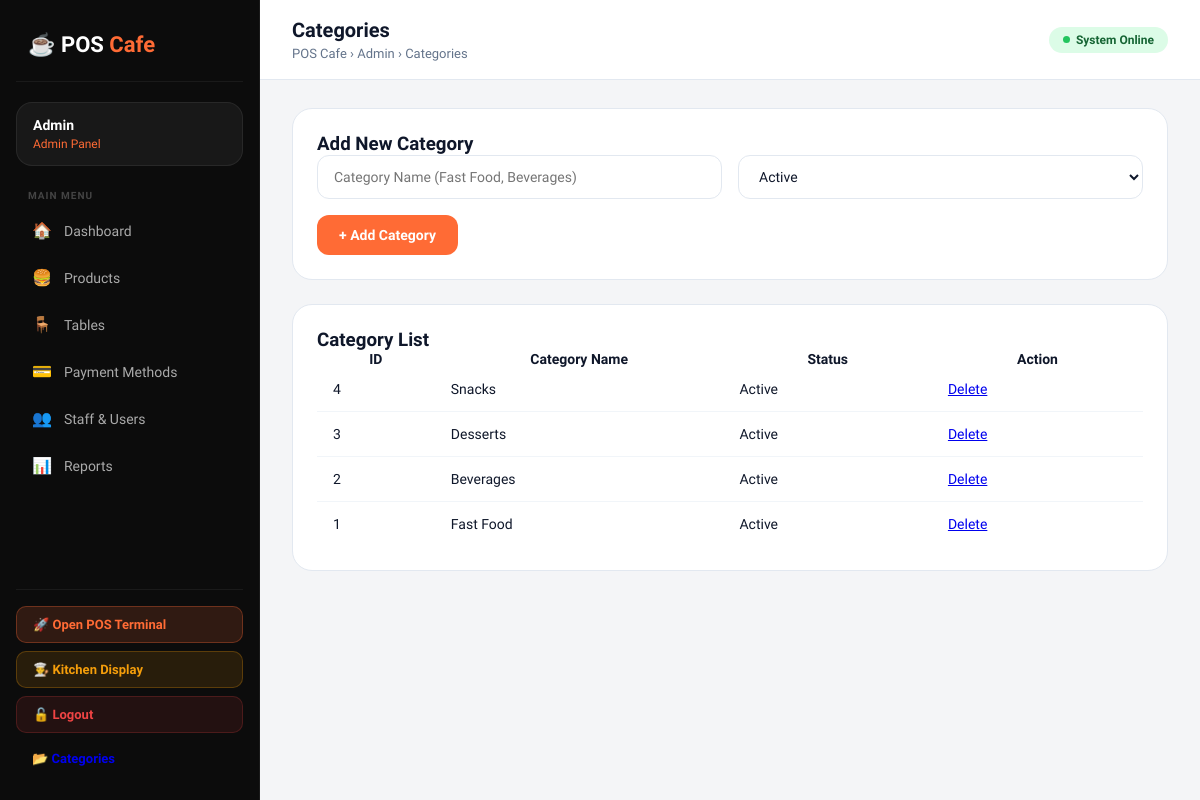
Screenshot of /admin/categories.php (signed in) with the database file from the repository.
### tables this page shows
CREATE TABLE `categories` (
  `id` int(11) NOT NULL AUTO_INCREMENT,
  `category_name` varchar(100) NOT NULL,
  `status` enum('active','inactive') DEFAULT 'active',
  `created_at` timestamp NOT NULL DEFAULT current_timestamp(),
  PRIMARY KEY (`id`),
  UNIQUE KEY `category_name` (`category_name`)
);

### admin/categories.php (the view, shortened to what this page needs)
<?php
include("../config/db.php");
include("layout/header.php");
$categories = mysqli_query($conn, "SELECT * FROM categories ORDER BY id DESC");
?>
<div class="panel">
    <h3>Add New Category</h3>
    <form method="POST">
        <div class="form-grid">
            <input type="text" name="category_name" placeholder="Category Name (Fast Food, Beverages)" required>
            <select name="status">
                <option value="active">Active</option>
            </select>
        </div>
        <div style="margin-top:16px;">
            <button type="submit" name="add_category" class="btn-primary">+ Add Category</button>
        </div>
    </form>
</div>
<div class="panel">
    <h3>Category List</h3>
    <div class="table-wrap">
        <table>
            <tr>
                <th>ID</th>
                <th>Category Name</th>
                <th>Status</th>
                <th>Action</th>
            </tr>
            <?php while($row = mysqli_fetch_assoc($categories)) { ?>
            <tr>
                <td><?php echo $row['id']; ?></td>
                <td><?php echo htmlspecialchars($row['category_name']); ?></td>
                <td>
                    <span class="<?php echo ($row['status'] == 'active') ? 'status-yes' : 'status-no'; ?>">
                        <?php echo ucfirst($row['status']); ?>
                    </span>
                </td>
                <td>
                    <a class="action-btn delete-btn" href="delete_category.php?id=<?php echo $row['id']; ?>" onclick="return confirm('Delete this category?')">Delete</a>
                </td>
            </tr>
            <?php } ?>
        </table>
    </div>
</div>
<?php include("layout/footer.php"); ?>

### admin/layout/header.php (style rules this page uses)
*, *::before, *::after { margin: 0; padding: 0; box-sizing: border-box; }
:root { --primary: #FF6B35; --primary-dark: #E85520; --sidebar-bg: #0C0C0C; --sidebar-border: rgba(255,255,255,0.06); --main-bg: #F4F5F7; --card-bg: #FFFFFF; --text-dark: #0F172A; --text-muted: #64748B; --border: #E2E8F0; --success: #10B981; --danger: #EF4444; --warning: #F59E0B; }
body { font-family: 'Sora', sans-serif; background: var(--main-bg); color: var(--text-dark); }
.panel { background: var(--card-bg); border: 1px solid var(--border); border-radius: 20px; padding: 24px; margin-bottom: 24px; }
.form-grid { display: grid; grid-template-columns: repeat(auto-fit, minmax(220px, 1fr)); gap: 16px; }
input, select, textarea { padding: 12px 16px; border: 1px solid var(--border); border-radius: 12px; font-family: 'Sora', sans-serif; font-size: 14px; color: var(--text-dark); background: white; transition: all 0.2s ease; width: 100%; }
.btn-primary { background: var(--primary); color: white; border: none; padding: 12px 22px; border-radius: 12px; font-family: 'Sora', sans-serif; font-size: 14px; font-weight: 600; cursor: pointer; transition: all 0.2s ease; display: inline-flex; align-items: center; gap: 8px; }
.table-wrap { overflow-x: auto; }
table { width: 100%; border-collapse: collapse; font-size: 14px; }
table tbody td { padding: 14px 16px; border-bottom: 1px solid #F1F5F9; color: var(--text-dark); }
table tbody tr:last-child td { border-bottom: none; }

### rows the page displays
categories: id "4", category_name "Snacks", status "Active"
categories: id "3", category_name "Desserts", status "Active"
categories: id "2", category_name "Beverages", status "Active"
categories: id "1", category_name "Fast Food", status "Active"

### other values shown
$user_name "Admin"
$user_role "Admin"
$item['icon'] "🏠"
$item['label'] "Dashboard"
$item['icon'] "🍔"
$item['label'] "Products"
$item['icon'] "🪑"
$item['label'] "Tables"
$item['icon'] "💳"
$item['label'] "Payment Methods"
$item['icon'] "👥"
$item['label'] "Staff & Users"
$item['icon'] "📊"
$item['label'] "Reports"
str_replace(['.php','_'], ['',' '], $current_page) "Categories"
